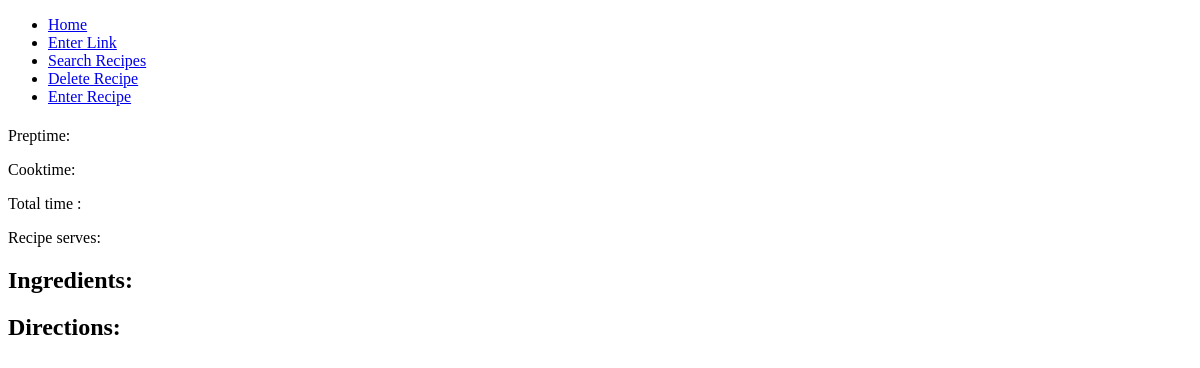
Before: /showrecipe/6 with the older database file.
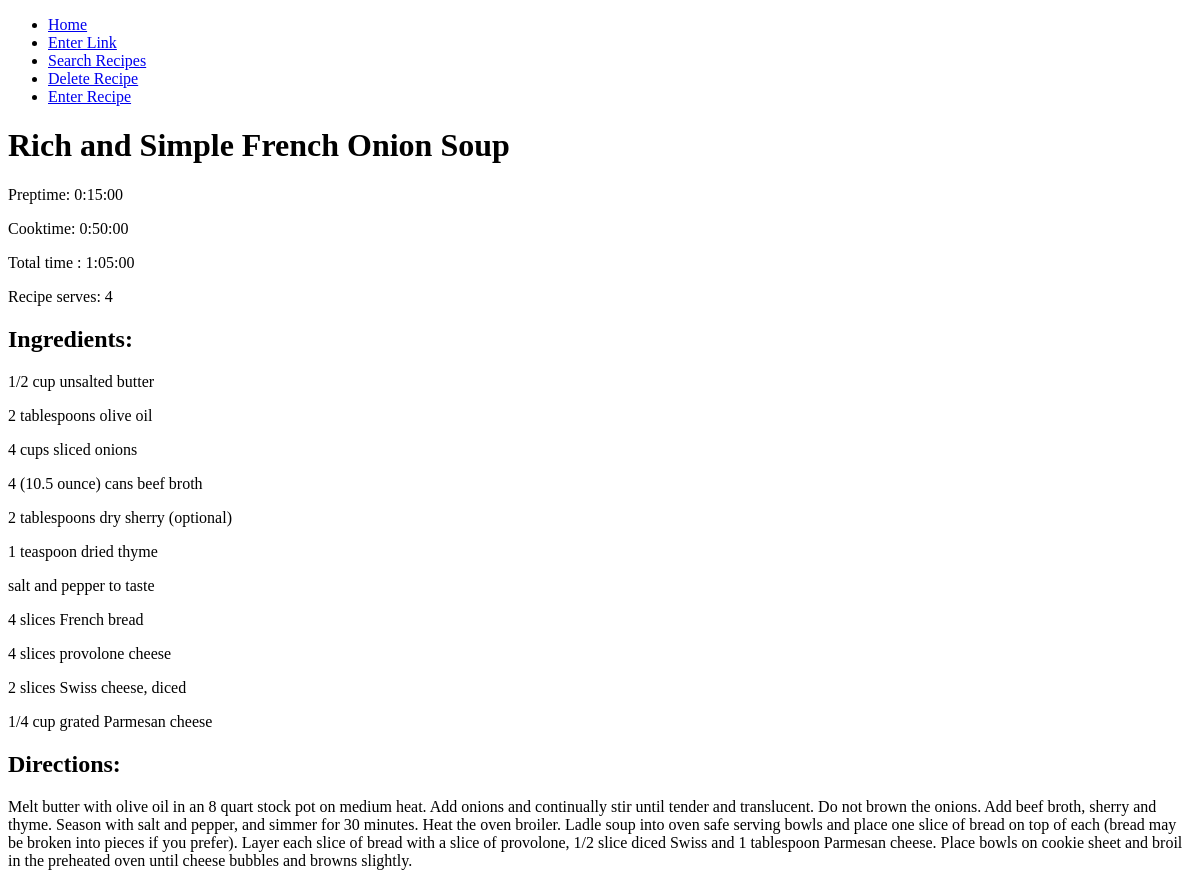
After: the same page with the newer database file.
### recipeapp/models.py (models this page shows, shortened)
class Recipe(db.Model):
    __tablename__ = 'recipes'
    id = db.Column(db.Integer, primary_key=True)
    title = db.Column(db.String(), nullable = False)
    source = db.Column(db.String())
    preptime = db.Column(db.Interval())
    cooktime = db.Column(db.Interval())
    totaltime = db.Column(db.Interval())
    serves = db.Column(db.String(30))
    directions = db.relationship('Directions', backref = 'recipe', cascade="all, delete-orphan")
    ingredients = db.relationship('Ingredient', backref = 'recipe', cascade="all, delete-orphan")

class Ingredient(db.Model):
    __tablename__ = 'ingredients'
    id = db.Column(db.Integer, primary_key=True)
    line = db.Column(db.String())
    recipe_id = db.Column(db.Integer, db.ForeignKey('recipes.id'))
    def __repr__(self):
        return f'{self.line}'

class Directions(db.Model):
    __tablename__ = 'directions'
    id = db.Column(db.Integer, primary_key=True)
    line = db.Column(db.String())
    recipe_id = db.Column(db.Integer, db.ForeignKey('recipes.id'))
    def __repr__(self):
        return f'{self.line}'

### recipeapp/routes.py (the view)
@app.route('/showrecipe/<id>', methods=['POST', 'GET'])
def showrecipe(id):
    recipe_id = id
    print('recipeid =', recipe_id)
    recipe = Recipe.query.get(recipe_id)
    return render_template('showrecipe.html', recipe=recipe)

### recipeapp/templates/showrecipe.html
{% extends 'layout.html' %}
{% block content %}
    <h1>{{ recipe.title }}</h1>
    <p>Preptime:  {{ recipe.preptime }}</p>
    <p>Cooktime:  {{ recipe.cooktime }}</p>
    <p>Total time : {{ recipe.totaltime }}</p>
    <p>Recipe serves:  {{ recipe.serves }}</p>
    <h2>Ingredients:</h2>
    {% for line in recipe.ingredients %}
      <p>{{ line }}</p>
    {% endfor %}
    <h2>Directions:</h2>
    {% for line in recipe.directions %}
      <p>{{ line }}</p>
    {% endfor %}
{% endblock content %}

### recipeapp/templates/layout.html (shortened to what this page needs)
<!DOCTYPE html>
<html lang="en">
  <head>
  </head>
  <nav class="navbar navbar-expand-lg navbar-dark primary-color">
    <div class="collapse navbar-collapse" id="navbarNav">
      <ul class="navbar-nav">
        <li class="nav-item active">
          <a class="nav-link" href="{{ url_for('home') }}">Home</a>
        </li>
        <li class="nav-item">
          <a class="nav-link" href="{{ url_for('enterlink') }}">Enter Link</a>
        </li>
        <li class="nav-item">
          <a class="nav-link" href="{{ url_for('search') }}">Search Recipes</a>
        </li>
        <li class="nav-item">
          <a class="nav-link" href="{{ url_for('delete') }}">Delete Recipe</a>
        </li>
        <li class="nav-item">
          <a class="nav-link" href="{{ url_for('enter') }}">Enter Recipe</a>
        </li>
      </ul>
    </div>
  </nav>
  <body>
    {% block content %}{% endblock content %}
  </body>
</html>

Changed rows visible on the page:
added Recipe: title "Rich and Simple French Onion Soup", preptime "0:15:00", cooktime "0:50:00", totaltime "1:05:00", serves "4"
added Ingredient: line "1/2 cup unsalted butter"
added Ingredient: line "2 tablespoons olive oil"
added Ingredient: line "4 cups sliced onions"
added Ingredient: line "4 (10.5 ounce) cans beef broth"
added Ingredient: line "2 tablespoons dry sherry (optional)"
added Ingredient: line "1 teaspoon dried thyme"
added Ingredient: line "salt and pepper to taste"
added Ingredient: line "4 slices French bread"
added Ingredient: line "4 slices provolone cheese"
added Ingredient: line "2 slices Swiss cheese, diced"
added Ingredient: line "1/4 cup grated Parmesan cheese"
added Directions: line "Melt butter with olive oil in an 8 quart stock pot on medium heat. Add onions and continually stir until tender and translucent. Do not brown the onions. Add beef broth, sherry and thyme. Season with salt and pepper, and simmer for 30 minutes. Heat the oven broiler. Ladle soup into oven safe serving bowls and place one slice of bread on top of each (bread may be broken into pieces if you prefer). Layer each slice of bread with a slice of provolone, 1/2 slice diced Swiss and 1 tablespoon Parmesan cheese. Place bowls on cookie sheet and broil in the preheated oven until cheese bubbles and browns slightly."
